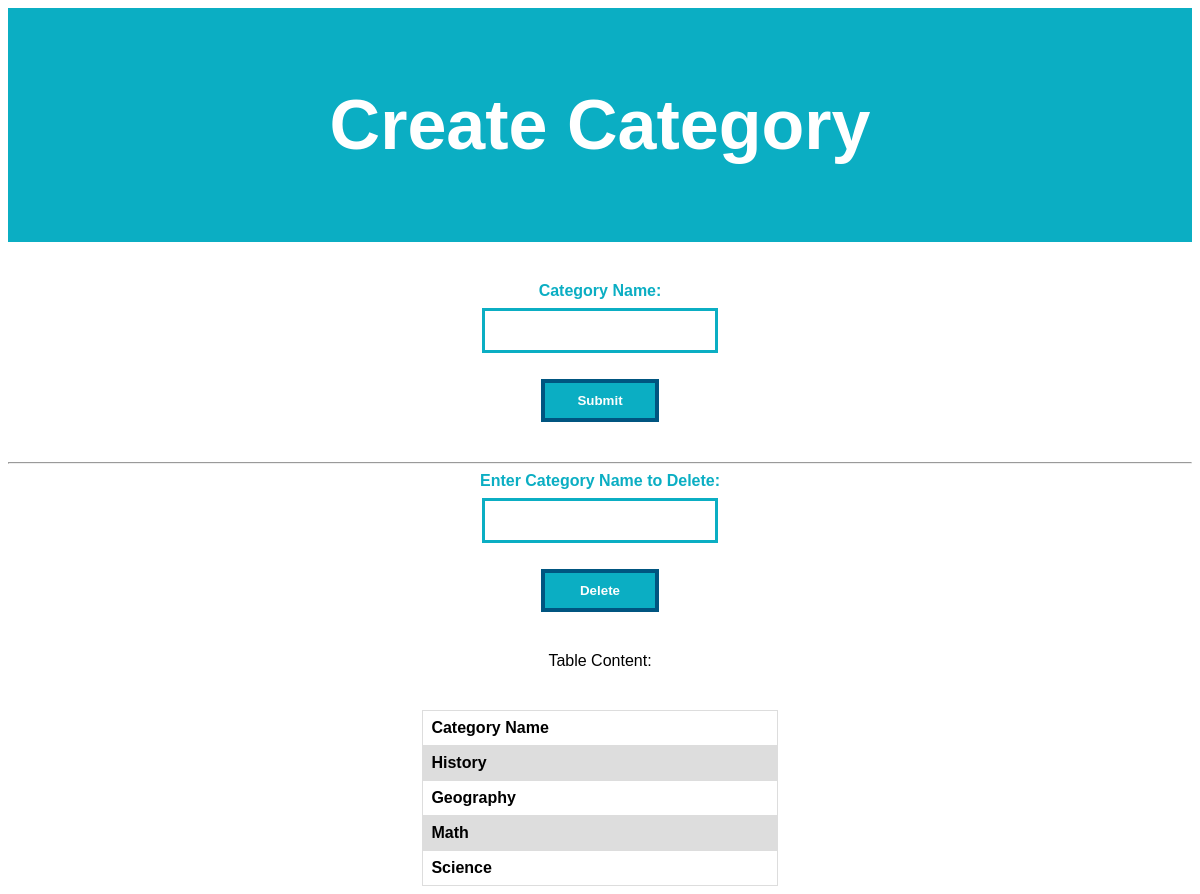
Page /create_category on the committed database.
### tables this page shows
CREATE TABLE categories (
   name TEXT NOT NULL
);

### app.py (the view)
@app.route('/create_category', methods=['GET', 'POST'])
def create_category():
    if request.method == 'POST':
        category_name = request.form['category_name']
        db = get_db()
        db.execute("INSERT INTO categories VALUES (?)", (category_name,))
        db.commit()
        db.close()
    db = get_db()
    table = db.execute("SELECT * from categories").fetchall()
    db.commit()
    db.close()
    return render_template('create_category.html', table=table)

### app.py (called while the page is built)
def get_db():
    db = sqlite3.connect(DATABASE)
    db.row_factory = sqlite3.Row
    return db

### templates/create_category.html (shortened to what this page needs)
<!DOCTYPE html>
<html lang="en">
    <head>
    </head>
    <body>
        <header>
            <h1>Create Category</h1>
        </header>
        <div class="bttg" style="margin-top: 40px;">
            <center><form action="/create_category" method="post">
                <label for="category_name" style="color: #0baec3;"><b>Category Name:</b></label><br>
                <input type="text" id="category_name" name="category_name" required><br><br>
                <button type="submit"><strong>Submit</strong></button>
                <hr style="margin-top: 40px;">
            </form></center>
            <center><form action="/delete_category" method="post">
                <label for="delete_name" style="color: #0baec3;"><b>Enter Category Name to Delete:</b></label><br>
                <input type="text" id="delete_name" name="delete_name" required><br><br>
                <button type="submit"><strong>Delete</strong></button>
                <p style="margin-top: 40px;">Table Content:</p>
            </form></center>
            <center>
                <table style="margin-top: 40px;">
                    <tr>
                        <th>Category Name</th>
                    </tr>
                    {% for row in table %}
                    <tr>
                      <th> {{ row[0] }}</th>
                    </tr>
                    {% endfor %}
                </table>
            </center>
        </div>
    </body>
</html>

### templates/create_category.html (style rules this page uses)
* { box-sizing: border-box; }
body { font-family: Arial, Helvetica, sans-serif; }
header { background-color: #0baec3; padding: 30px; text-align: center; font-size: 35px; color: white; }
.bttg button { background-color: #0baec3; border: 4px solid rgb(0, 85, 128); color: rgb(253, 253, 253); padding: 10px 24px; cursor: pointer; width: 10%; display: block; }
input[type=text] { width: 20%; padding: 12px 20px; margin: 8px 0; box-sizing: border-box; border: 3px solid #0baec3; -webkit-transition: 0.5s; transition: 0.5s; outline: none; }
table { font-family: arial, sans-serif; border-collapse: collapse; width: 30%; margin: 0 auto; padding-top: 20px; }
td, th { border: 1px solid #dddddd; text-align: left; padding: 8px; }
tr:nth-child(even) { background-color: #dddddd; }

### rows in the picture
categories: name "History"
categories: name "Geography"
categories: name "Math"
categories: name "Science"
